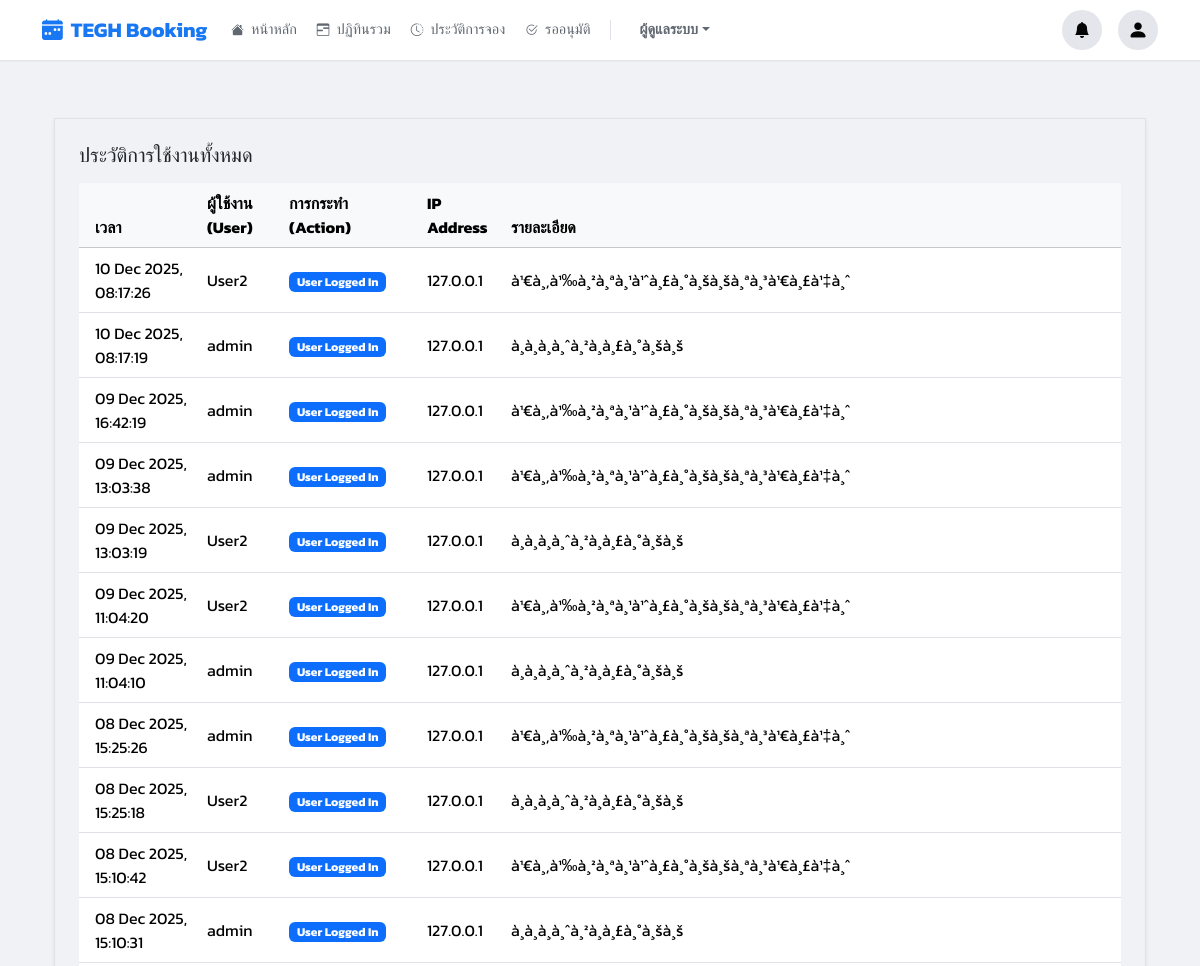
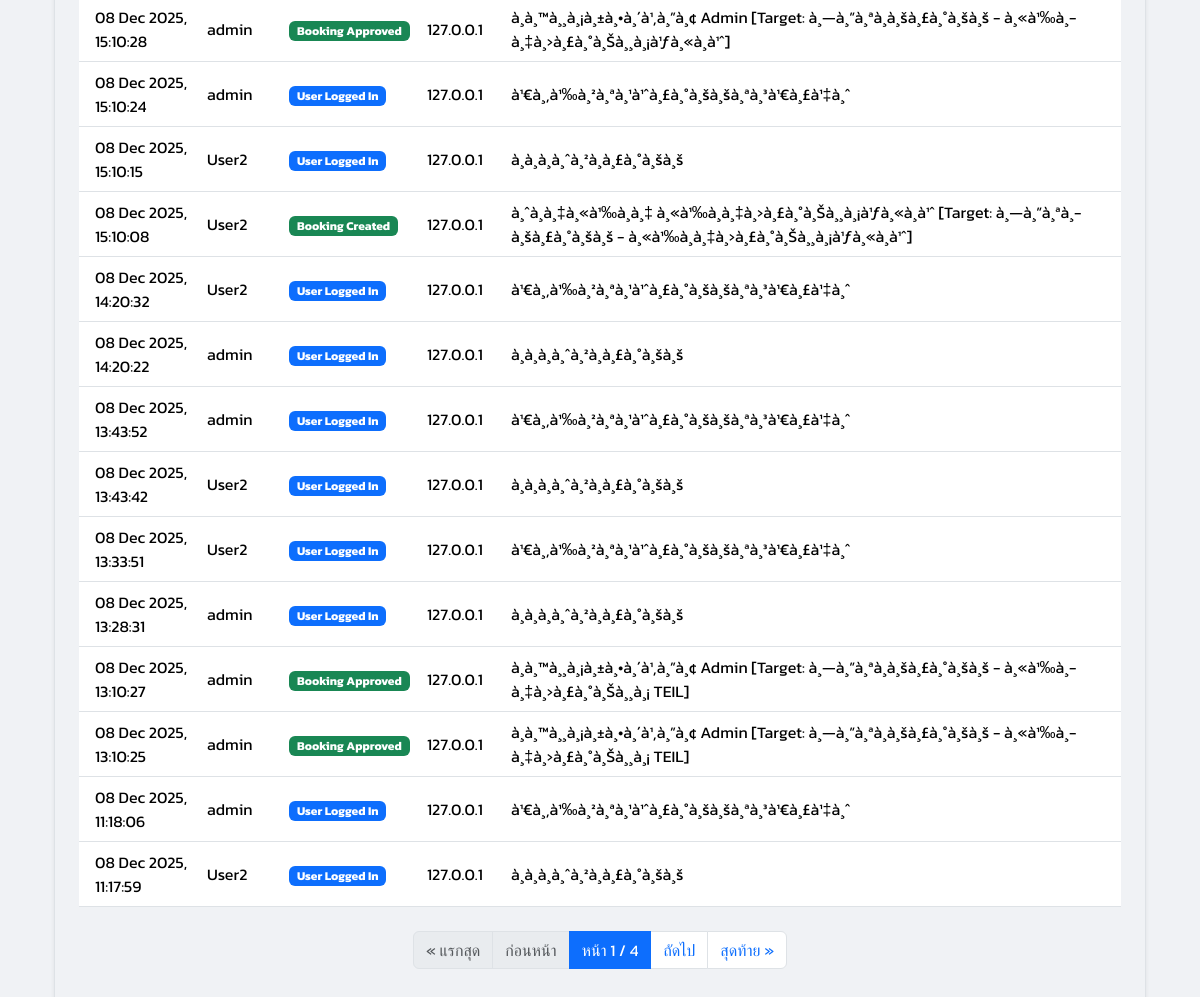
/audit-log/ (signed in), run on an earlier commit of the app's database (2 pictures, top to bottom).
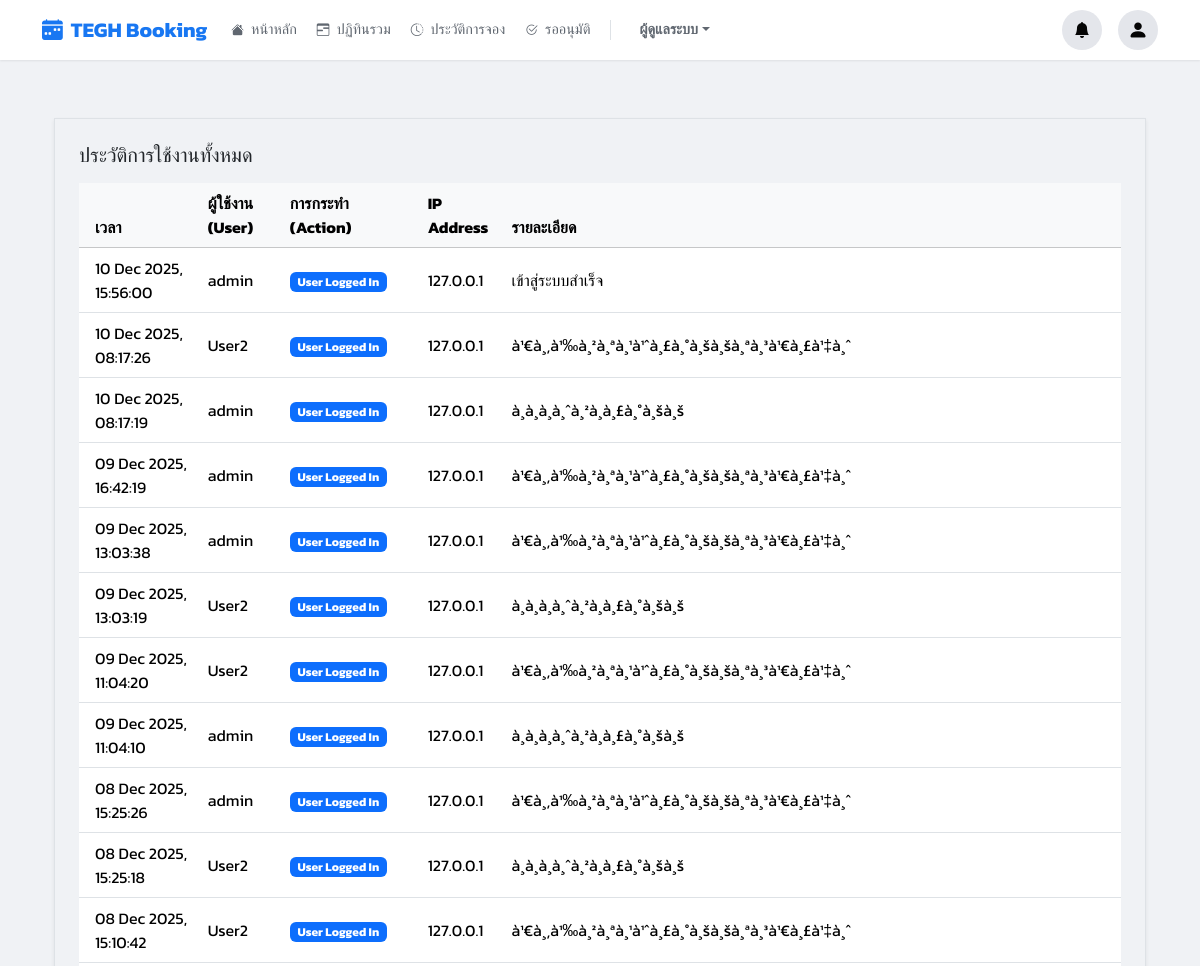
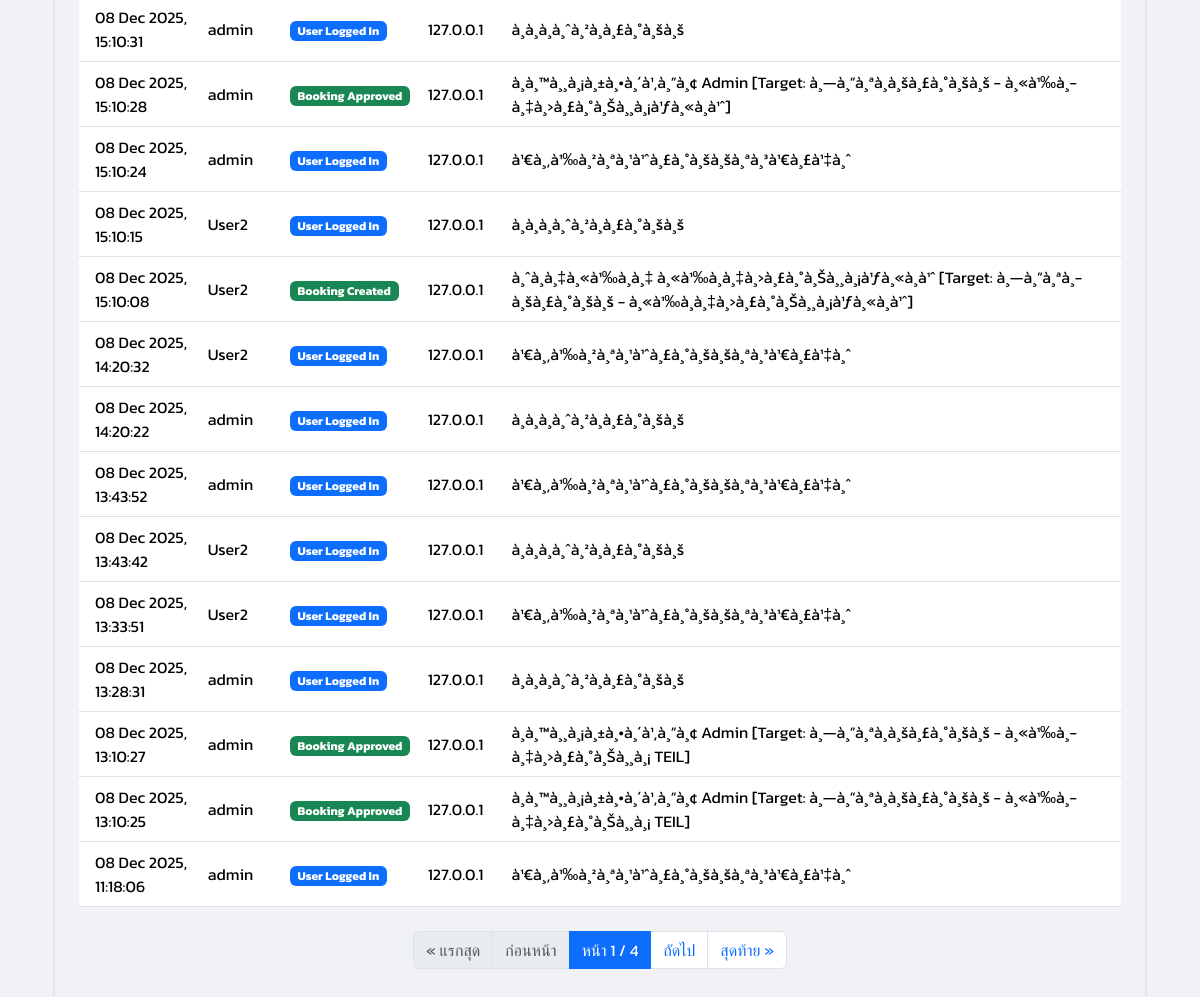
And on a later commit of the database (2 pictures, top to bottom).
### booking/models.py (models this page shows, shortened)
class AuditLog(models.Model):
    ACTION_CHOICES = [
        ('LOGIN', 'User Logged In'),
        ('BOOKING_CREATED', 'Booking Created'),
        ('BOOKING_EDITED', 'Booking Edited'),
        ('BOOKING_CANCELLED', 'Booking Cancelled'),
        ('BOOKING_APPROVED', 'Booking Approved'),
        ('BOOKING_REJECTED', 'Booking Rejected'),
        ('OUTLOOK_SYNC', 'Outlook Synced'),
    ]
    user = models.ForeignKey(User, on_delete=models.SET_NULL, null=True, blank=True)
    action = models.CharField(max_length=20, choices=ACTION_CHOICES)
    timestamp = models.DateTimeField(auto_now_add=True)
    details = models.TextField(blank=True, null=True)
    ip_address = models.GenericIPAddressField(null=True, blank=True)
    class Meta:
        ordering = ['-timestamp']

### booking/views.py (the view)
# urls.py: path('audit-log/', views.audit_log_view, name='audit_log'),
@login_required
def audit_log_view(request):
    logs = AuditLog.objects.all()
    paginator = Paginator(logs, 25)
    page_obj = paginator.get_page(request.GET.get('page'))
    return render(request, 'pages/audit_log.html', {**get_base_context(request), 'page_obj': page_obj})

### booking/views.py (called while the page is built)
def is_admin(user):
    return user.is_authenticated and (user.is_superuser or user.is_staff or user.groups.filter(name='Admin').exists())

def is_approver_or_admin(user):
    return user.is_authenticated and (user.is_superuser or user.is_staff or user.groups.filter(name__in=['Approver', 'Admin']).exists())

### templates/pages/audit_log.html (shortened to what this page needs)
{% extends 'base.html' %}
{% load static %}
{% block content %}
<div class="container-fluid py-4">
    <div class="content-card shadow-sm border p-3 p-md-4">
        <h5 class="mb-3">ประวัติการใช้งานทั้งหมด</h5>
        <div class="table-responsive">
            <table class="table table-hover mb-0 align-middle">
                <thead class="table-light">
                    <tr>
                        <th scope="col" class="ps-3">เวลา</th>
                        <th scope="col">ผู้ใช้งาน (User)</th>
                        <th scope="col">การกระทำ (Action)</th>
                        <th scope="col">IP Address</th>
                        <th scope="col">รายละเอียด</th>
                    </tr>
                </thead>
                <tbody>
                    {% for log in page_obj %}
                    <tr>
                        <td class="ps-3">{{ log.timestamp|date:"d M Y, H:i:s" }}</td>
                        <td>
                            {% if log.user %}
                                {{ log.user.username }}
                            {% else %}
                                <span class="text-muted small">(N/A)</span>
                            {% endif %}
                        </td>
                        <td>
                            <span class="badge
                                {% if log.action == 'LOGIN' %}bg-primary
                                {% elif log.action == 'BOOKING_CREATED' %}bg-success
                                {% elif log.action == 'BOOKING_EDITED' %}bg-info
                                {% elif log.action == 'BOOKING_APPROVED' %}bg-success
                                {% elif log.action == 'BOOKING_REJECTED' %}bg-warning text-dark
                                {% elif log.action == 'BOOKING_CANCELLED' %}bg-danger
                                {% else %}bg-secondary{% endif %}">
                                {{ log.get_action_display }}
                            </span>
                        </td>
                        <td>{{ log.ip_address|default:"-" }}</td>
                        <td>{{ log.details|default:"-" }}</td>
                    </tr>
                    {% endfor %}
                </tbody>
            </table>
        </div>
        {% if page_obj.has_other_pages %}
            <nav aria-label="Page navigation" class="mt-4">
                <ul class="pagination justify-content-center">
                    {% if page_obj.has_previous %}
                        <li class="page-item"><a class="page-link" href="?page=1">&laquo; แรกสุด</a></li>
                        <li class="page-item"><a class="page-link" href="?page={{ page_obj.previous_page_number }}">ก่อนหน้า</a></li>
                    {% else %}
                        <li class="page-item disabled"><span class="page-link">&laquo; แรกสุด</span></li>
                        <li class="page-item disabled"><span class="page-link">ก่อนหน้า</span></li>
                    {% endif %}
                    <li class="page-item active" aria-current="page">
                        <span class="page-link">หน้า {{ page_obj.number }} / {{ page_obj.paginator.num_pages }}</span>
                    </li>
                    {% if page_obj.has_next %}
                        <li class="page-item"><a class="page-link" href="?page={{ page_obj.next_page_number }}">ถัดไป</a></li>
                        <li class="page-item"><a class="page-link" href="?page={{ page_obj.paginator.num_pages }}">สุดท้าย &raquo;</a></li>
                    {% else %}
                        <li class="page-item disabled"><span class="page-link">ถัดไป</span></li>
                        <li class="page-item disabled"><span class="page-link">สุดท้าย &raquo;</span></li>
                    {% endif %}
                </ul>
            </nav>
        {% endif %}
    </div>
</div>
{% endblock %}

What changed in the data, as far as the page shows it:
no longer on this page (row unchanged): AuditLog: timestamp "08 Dec 2025, 11:17:59", user.username "User2", action "User Logged In", ip_address "127.0.0.1", details "à¸­à¸­à¸à¸ˆà¸²à¸à¸£à¸°à¸šà¸š"
added AuditLog: timestamp "10 Dec 2025, 15:56:00", user.username "admin", action "User Logged In", ip_address "127.0.0.1", details "เข้าสู่ระบบสำเร็จ"
